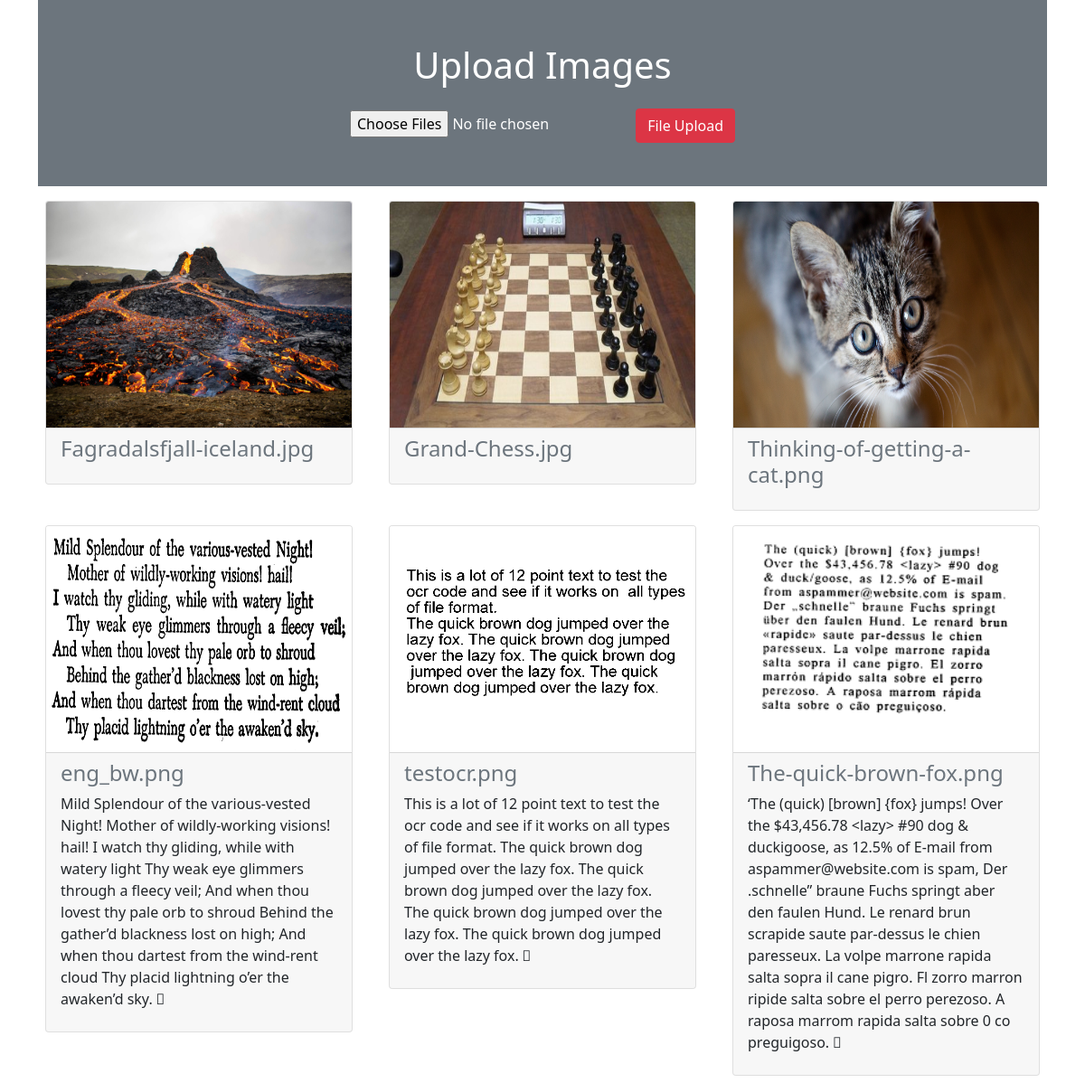
The page / on the database its author committed.
### myfileapp/models.py (models this page shows, shortened)
class myuploadfile(models.Model):
    myfiles = models.FileField(upload_to="")
    info = models.CharField(max_length=255)

### myfileapp/views.py (the view)
# urls.py: path("",views.index),
def index(request):
    context = {
        "data": myuploadfile.objects.all(),
    }
    return render(request, "index.html", context)

### templates/index.html (shortened to what this page needs)
<!DOCTYPE html>
<html lang="en">
  <head>
    <link
      href="https://cdn.jsdelivr.net/npm/bootstrap@5.0.1/dist/css/bootstrap.min.css"
      rel="stylesheet"
    />
  </head>
  <body>
    <div class="container">
      <div class="py-5 text-center bg-secondary text-white mb-2">
        <h1 class="mb-4">Upload Images</h1>
        <form
          action="{% url 'fileapp:uploads' %}"
          method="POST"
          enctype="multipart/form-data"
        >
          <input type="file" multiple name="uploadfoles" />
          <button type="submit" class="btn btn-danger">File Upload</button>
        </form>
      </div>
      <div class="row">
        {% for d in data %}
        <div class="col-sm-4">
          <div class="card m-2">
            <img
              src="{{d.myfiles.url}}"
              alt=""
              class="card-img-top"
              height="250px"
            />
            <div class="card-footer">
              <h4 class="text-muted" contenteditable="true">
                {{d.myfiles.name}}
              </h4>
              <p>{{d.info}}</p>
            </div>
          </div>
        </div>
        {% endfor %}
      </div>
    </div>
  </body>
</html>

### rows shown on the page
myuploadfile: myfiles (picture), myfiles.name "Fagradalsfjall-iceland.jpg"
myuploadfile: myfiles (picture), myfiles.name "Grand-Chess.jpg"
myuploadfile: myfiles (picture), myfiles.name "Thinking-of-getting-a-cat.png"
myuploadfile: myfiles (picture), myfiles.name "eng_bw.png", info "Mild Splendour of the various-vested Night! Mother of wildly-working visions! hail! I watch thy gliding, while with watery light Thy weak eye glimmers through a fleecy veil; And when thou lovest thy pale orb to shroud Behind the gather’d blackness lost on high; And when thou dartest from the wind-rent cloud Thy placid lightning o’er the awaken’d sky."
myuploadfile: myfiles (picture), myfiles.name "testocr.png", info "This is a lot of 12 point text to test the ocr code and see if it works on all types of file format. The quick brown dog jumped over the lazy fox. The quick brown dog jumped over the lazy fox. The quick brown dog jumped over the lazy fox. The quick brown dog jumped over the lazy fox."
myuploadfile: myfiles (picture), myfiles.name "The-quick-brown-fox.png", info "‘The (quick) [brown] {fox} jumps! Over the $43,456.78 <lazy> #90 dog & duckigoose, as 12.5% of E-mail from aspammer@website.com is spam, Der .schnelle” braune Fuchs springt aber den faulen Hund. Le renard brun scrapide saute par-dessus le chien paresseux. La volpe marrone rapida salta sopra il cane pigro. Fl zorro marron ripide salta sobre el perro perezoso. A raposa marrom rapida salta sobre 0 co preguigoso."
